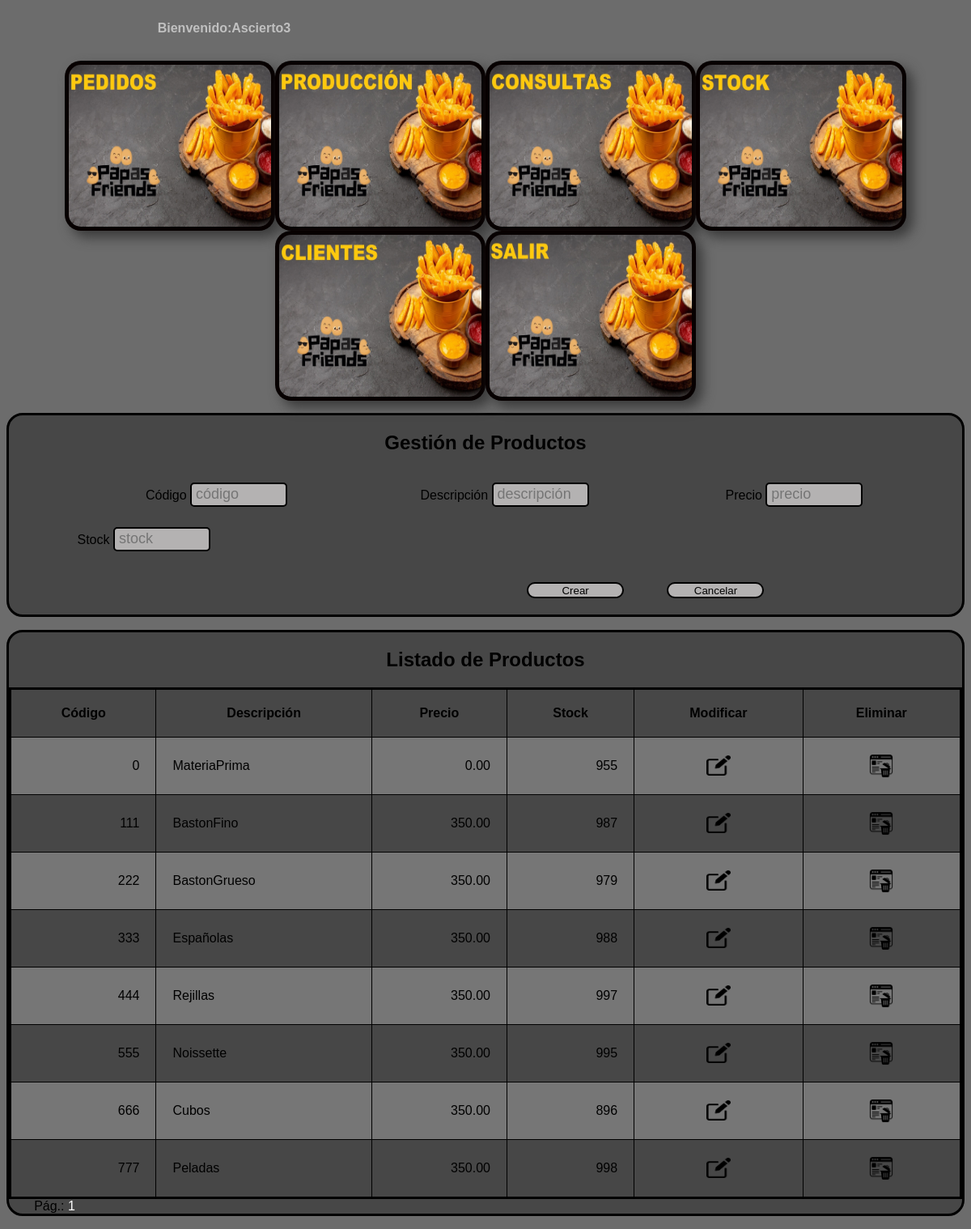
The page /stock.php (signed in) on the database its author committed.
### tables this page shows
CREATE TABLE `productos` (
  `codProd` int(8) NOT NULL,
  `descProd` varchar(30) NOT NULL,
  `precio` float NOT NULL,
  `stock` int(11) NOT NULL,
  PRIMARY KEY (`codProd`)
);

### stock.php (the view, shortened to what this page needs)
<?php
	include("verifica_sesion.php");
	include ("conexion.php");
	$rango_pag=8;
	if (isset($_GET["pagina"])) {
		if ($_GET["pagina"]==1) {
			header("location:stock.php");
	    } else {
		$pagina=$_GET["pagina"];
		}
	} else {
		$pagina=1;
	}
	$desde = ($pagina-1)*$rango_pag;
	$sql="select * from productos";
	$resultado = $conexion->query($sql);
	$cant_registros = $resultado->rowCount();
	$cant_pag = ceil($cant_registros/$rango_pag);
	$sql = "select * from productos limit $desde, $rango_pag";
	$mostrar = $conexion->query($sql);
?>
<!DOCTYPE html>
<html lang="es">
<head>
	<link rel="stylesheet" type="text/css" href="css/estilomenus.css">
	<link rel="stylesheet" type="text/css" href="css/tabla.css">
</head>
<body bgcolor="#0000032" background="img/fondopro.jpg" class= body>
<div class="contenedor">
	<br></br>
	<input class="figure" id="boton" type="image"  img src="img/pedidos.jpg" width="250" height="200" value="Nuevo producto" onClick="location='pedidos.php'" class="boton" />
	<br></br>
	<input class="figure" id='boton' type="image" img src="img/produccion.jpg" width="250" height="200" value='Modificar producto' onClick='location="produccion.php"' class="boton" />
	<br></br>
	<input class="figure" id="boton" type="image"  img src="img/consultas.jpg" width="250" height="200" value="Nuevo producto" onClick="location='consulta.php'" class="boton" />
	<br></br>
	<input class="figure" id='boton' type="image" img src="img/stock.jpg" width="250" height="200" value='Listar productos' onClick='location="stock.php"' class="boton" />
	<br></br>
	<input class="figure" id='boton' type="image" img src="img/clientes.jpg" width="250" height="200" value='clientes' onClick='location="clientes.php"' class="boton" />
	<br></br>
	<input class="figure" id="boton" type="image" img src="img/salir.jpg" width="250" height="200" value="Salir" onClick='location="index.php"' class="boton" />
	<br></br> <br></br> <br></br>
    </div>
	<section>
		<form class="contact_form" action="stock.php" method="post">
		  <H1 class="centrateh1"> Gestión de Productos </H1>
        &nbsp;&nbsp;&nbsp;&nbsp;&nbsp;&nbsp;&nbsp;&nbsp;&nbsp;&nbsp;&nbsp;&nbsp;&nbsp;&nbsp;&nbsp;&nbsp;&nbsp;&nbsp;
		&nbsp;&nbsp;&nbsp;&nbsp;&nbsp;&nbsp;&nbsp;&nbsp;&nbsp;&nbsp;&nbsp;&nbsp;&nbsp;&nbsp;&nbsp;&nbsp;&nbsp;&nbsp;
		  Código <input type="text" pattern="\d+" name="codProd" maxlength="7" size="10"
		  value="<?php if(isset($_GET['mod'])) echo $acambiar['codProd']; else echo ''; ?>"
		  <?php if(isset($_GET['mod'])) echo ' readonly '; ?> placeholder="código " autofocus required></input>
          &nbsp;&nbsp;&nbsp;&nbsp;&nbsp;&nbsp;&nbsp;&nbsp;&nbsp;&nbsp;&nbsp;&nbsp;&nbsp;&nbsp;&nbsp;&nbsp;
		  &nbsp;&nbsp;&nbsp;&nbsp;&nbsp;&nbsp;&nbsp;&nbsp;&nbsp;&nbsp;&nbsp;&nbsp;&nbsp;&nbsp;&nbsp;&nbsp;&nbsp;&nbsp;
		  Descripción <input type="text" name="descProd" pattern="^[a-zA-Z]+$" maxlength="50" size="40"
		  value="<?php if(isset($_GET['mod'])) echo $acambiar['descProd']; else echo ''; ?>" placeholder="descripción " required></input>
          &nbsp;&nbsp;	        &nbsp;&nbsp;&nbsp;&nbsp;&nbsp;&nbsp;&nbsp;&nbsp;&nbsp;&nbsp;&nbsp;&nbsp;&nbsp;&nbsp;
		  &nbsp;&nbsp;&nbsp;&nbsp;&nbsp;&nbsp;&nbsp;&nbsp;&nbsp;&nbsp;&nbsp;&nbsp;&nbsp;&nbsp;&nbsp;&nbsp;&nbsp;&nbsp;
		  Precio <input type="text" name="precio" minlength="1" maxlength="20" pattern="[0-9.]{1,20}" size="10"
		  value="<?php if(isset($_GET['mod'])) echo number_format($acambiar['precio'],2,'.',''); else echo ''; ?>" placeholder="precio" required></input>
		  Stock <input type="text" name="stock" minlength="1" maxlength="6" pattern="[0-9]{1,6}" size="10"
		  value="<?php if(isset($_GET['mod'])) echo $acambiar['stock']; else echo ''; ?>" placeholder="stock" required></input>
		  <br></br>
		  <input type="submit"
		  name="<?php if(isset($_GET['mod'])) echo 'actualizar'; else echo 'insertar';?>"
		  value="<?php if(isset($_GET['mod'])) echo 'Modificar'; else echo 'Crear';?>"
		  style='width:120px;height:20px'>
		  <input type="button" name="cancelar" value="Cancelar" style='width:120px;height:20px' onClick="window.location.href = 'stock.php'">
		</form>
		<form class="contact_form" method="post">
		<H1 class="centrateh1"> Listado de Productos </H1>
		<table width="100%" border="3" bordercolor="#000000" cellspacing="10" cellpadding="10" class="">
			<tr>
				<th><center>Código</th>
				<th><center>Descripción</th>
				<th><center>Precio</th>
				<th><center>Stock</th>
				<th><center>Modificar</th>
				<th><center>Eliminar</th>
			</tr>
		  <?php
			while ($fila=$mostrar->fetch(PDO::FETCH_ASSOC)){
				echo "<tr>
						<td align='right'>".$fila['codProd']."</td>
						<td>".$fila['descProd']."</td>
						<td align='right'>".number_format($fila['precio'],2,'.','')."</td>
						<td align='right'>".$fila['stock']."</td></td>
						<td><center><a href='productos.php?mod=".$fila['codProd']."'><img src='img/editar.png' width='30' height='25'></a></center></td>
						<td><center><a href=\"javascript:preguntar('".$fila['codProd']."')\"><img src='img/borrar-archivo.png' width='30'></td>
					  </tr>";
			}
		  ?>
		  </table>
		  <?php
			echo "&nbsp;&nbsp;&nbsp;&nbsp;&nbsp;&nbsp;&nbsp;"."Pág.:  ";
			for ($i=1 ; $i<=$cant_pag ; $i++) {
				echo "<a href='?pagina=".$i."'>".$i."</a>  " ;
			}
		  ?>
	</section>
</body>
</html>

### css/estilomenus.css (style rules this page uses)
.body { background-repeat: no-repeat; background-attachment: fixed; background-size:100% 100%; flex-direction: row; flex-wrap: wrap; }
.contenedor { width: 100%; margin: 15px auto; display: flex; flex-direction: row; flex-wrap: wrap; justify-content: center; align-content: space-around; cursor: url(../Img/cursorpro.png)30 30, auto; }
a { text-decoration: none; color: #FFF; font-size: medium; }
.figure { padding: 5px; background:rgb(7, 0, 0); border-radius: 20px; box-shadow:rgb(58, 58, 58) 8px 8px 15px; -webkit-transition:-webkit-transform 0.3s ease-in-out 0.1s; -moz-transition:-moz-transform 0.3s ease-in-out 0.1s; -ms-transition:-ms-transform 0.3s ease-in-out 0.1s; }

### css/tabla.css (style rules this page uses)
body { background-color: #6c6c6c; font-family: Arial; }
table { background-color: rgb(71, 71, 71); text-align: left; border-collapse: collapse; width: 100%; border-color: #000000; }
th, td { padding: 20px; }
tr:nth-child(even) { background-color: rgb(118, 118, 118); }
input[type="button"] { height: 45px; padding-left: 5px; padding-right: 5px; margin-bottom: 20px; margin-top: 10px; background-color: rgb(180, 178, 178); border-color: #000000; border-style: solid; border-radius: 10px; width: 420px; cursor: url(../Img/cursorpro.png)30 30, auto; }
input[type="submit"] { height: 45px; padding-left: 5px; padding-right: 5px; margin-bottom: 20px; margin-top: 10px; background-color: rgb(180, 178, 178); border-color: #000000; border-style: solid; border-radius: 10px; width: 420px; cursor: url(../Img/cursorpro.png)30 30, auto; }
input[type="text"] { background-color: rgb(180, 178, 178); font-weight: 400; border-radius: 5px; border-style: solid; border-color: #000000; height: 30px; padding-left: 5px; padding-right: 5px; margin-bottom: 10px; margin-top: 15px; font-family: “Helvetica”, arial, sans-serif; font-size: 18px; width: 120px; }
.contact_form { border-style: solid; border-radius: 20px; background-color: rgb(71, 71, 71); border-color: #000000; }
.centrateh1 { text-align:center; }

### rows shown on the page
productos: codProd "0", descProd "MateriaPrima", precio "0.00", stock "955"
productos: codProd "111", descProd "BastonFino", precio "350.00", stock "987"
productos: codProd "222", descProd "BastonGrueso", precio "350.00", stock "979"
productos: codProd "333", descProd "Españolas", precio "350.00", stock "988"
productos: codProd "444", descProd "Rejillas", precio "350.00", stock "997"
productos: codProd "555", descProd "Noissette", precio "350.00", stock "995"
productos: codProd "666", descProd "Cubos", precio "350.00", stock "896"
productos: codProd "777", descProd "Peladas", precio "350.00", stock "998"

### other values the page prints
$_SESSION["logueado"] "Ascierto3"
